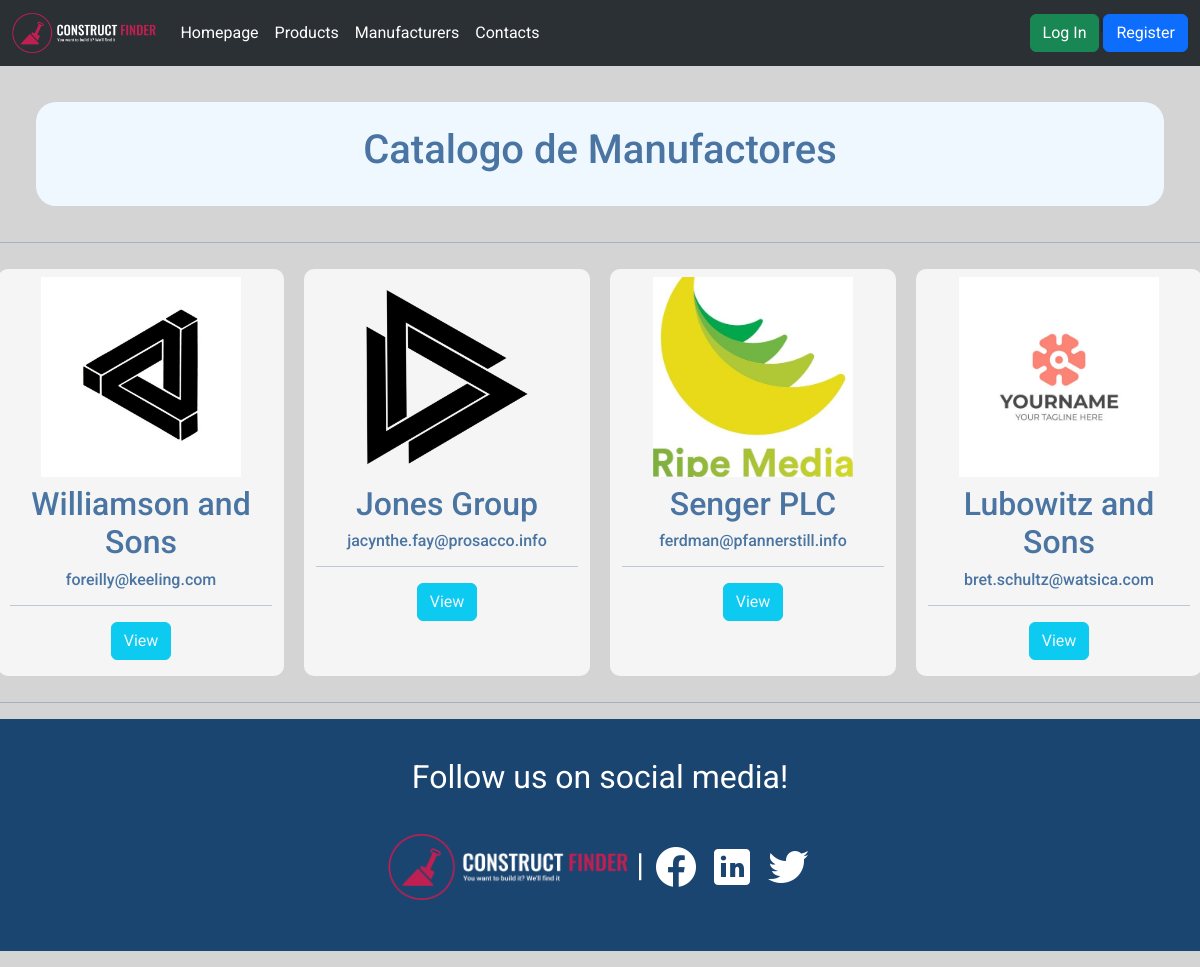
/comp_catalogue, run on the app's committed database.
### accounts/models.py (models this page shows, shortened)
class Company(models.Model):
    user = models.OneToOneField(User, null=True, blank=True, on_delete=models.CASCADE)
    logo = models.ImageField(default='defaulticon.jpg', upload_to='gallery/', blank=True, null = True)
    name = models.CharField(max_length=200, null=True)
    email = models.CharField(max_length=200, null=True)
    phone = models.CharField(max_length=200, null=True)
    adress = models.CharField(max_length=200, null=True)
    date_created = models.DateTimeField(auto_now_add=True)

### accounts/views.py (the view)
# urls.py: path('comp_catalogue', views.comp_catalogue, name="comp_catalogue"),
def comp_catalogue(request):
    company = Company.objects.all()
    context = {'company':company}
    return render(request, 'accounts/comp_catalogue.html', context)

### accounts/templates/accounts/comp_catalogue.html (shortened to what this page needs)
{% extends 'accounts/main.html' %}
{% load static %}
{% block content %}
<div class="title" >
  <br>
  <h1>Catalogo de Manufactores</h1>
  <br>
</div>
<hr>
    <div class="row">
        {% for comp in company %}
        {% if comp.name != None %}
          <div class="col" >
            <div>
            {% if comp.logo.url != None %}
            <img  src="{{ comp.logo.url }}">
            {%endif%}
            <h2 style="text-align: center;">{{comp.name}}</h2>
            <h6 style="text-align: center;">{{comp.email}}</h6>
          </div>
            <div style="text-align: center; bottom: 0%;">
              <hr>
              <p><a class="btn btn-info bt-lg" style="color: aliceblue;" href="{% url 'company_guest' comp.id %}">View</a></p>
            </div>
        </div>
          {%endif%}
        {% endfor %}
      </div>
{% endblock %}

### accounts/templates/accounts/main.html (style rules this page uses)
body { background-color: rgb(212, 212, 212); font-family: Roboto; background-color: rgb(212, 212, 212); font-family: Roboto; max-width: 100%; width: 80em; align-items: center; margin: auto; }

### accounts/templates/accounts/comp_catalogue.html (style rules this page uses)
.col { color: #4a74a1; background-color: whitesmoke; border-style: solid; border-width: 10px; border-color: rgb(212, 212, 212); border-radius: 20px; }
.col img { height: 200px; width: 200px; margin: 3%; object-fit: cover; display: block; margin-left: auto; margin-right: auto; overflow: none; }
.title { background-color: aliceblue; color: #4a74a1; border-radius: 20px; margin: 3%; text-align: center; }

### accounts/templates/accounts/footer.html (style rules this page uses)
hr { color: #1b4571; }

### data on the page
Company: logo (picture), name "Williamson and Sons", email "foreilly@keeling.com"
Company: logo (picture), name "Jones Group", email "jacynthe.fay@prosacco.info"
Company: logo (picture), name "Senger PLC", email "ferdman@pfannerstill.info"
Company: logo (picture), name "Lubowitz and Sons", email "bret.schultz@watsica.com"
